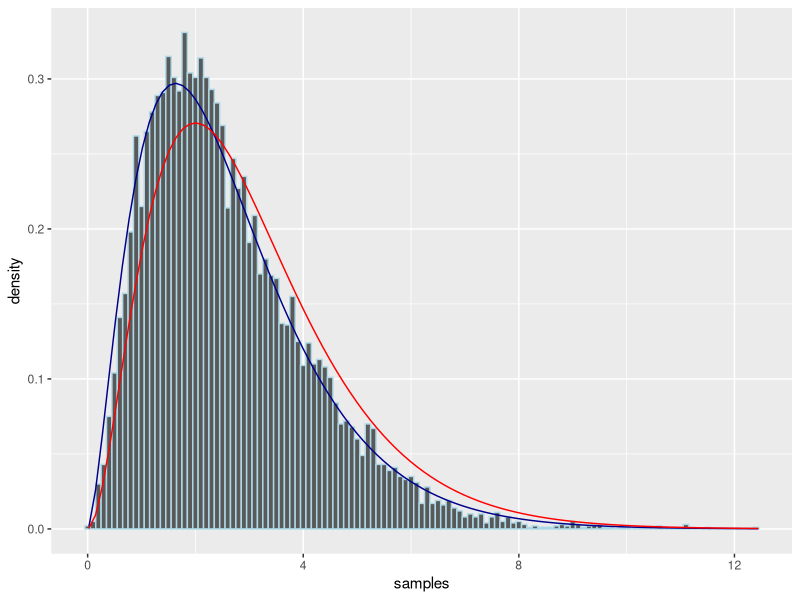

This chart was generated by the following R code:
library(ggplot2)

get_M <- function (alpha, a, b) {
  m = b**(-a) * (  (alpha-a)/( (1-b) * exp(1) )  )**(alpha-a) 
  return (m)
}

target_dist <- function (x, alpha, beta) {
  # target distribution: Gamma(alpha, beta = 1), alpha not integer
  return ( dgamma (x, shape = alpha, rate = beta) )
}

proposed_dist <- function (x, a, b) {
  return ( dgamma(x, shape = a, rate = b) )
}

test <- function(sample, alpha, beta, a, b) {
  # Sample "u" from Unif(0,1)
  u = runif(1)
  ratio = target_dist(sample, alpha, beta) / 
    ( get_M(alpha, a, b) * proposed_dist(sample, a, b) )
  return (isTRUE(u < ratio))
}

generate_samples <- function(alpha = 2.63, n = 10000, beta = 1, floor = FALSE) {
  samples = c()
  # definition
  if (floor)
  {a = floor(alpha) + 10
  }
  else {
    a = ceiling(alpha)
  }

  # b to find best proposal (M minimum with f =< M*g)
  b = a/alpha
  
  its = 0
  while ((length(samples) < n) && (its < 10000)){
    its = its + 1
    # sample from Gamma(a, b)
    sample = rgamma(1, shape = a, rate = b)
    # if sample passes the test, add it to samples
    if ( isTRUE( test(sample, alpha, beta, a, b) ) ){
      samples = c(samples, sample)
    }
  }
  print (n/its)
  return (data.frame(samples))
}


# Testing
# Beta needs to be 1
N = 10000
ALPHA = 2.63
BETA = 1


gamma_samples = generate_samples(alpha = ALPHA, beta = BETA, n = N)
gg = ggplot(data = gamma_samples, aes(x = samples))+
  geom_histogram(binwidth = 0.1, aes(y = ..density..), color = "lightblue") +
  stat_function(fun = dgamma, args = list (shape = ALPHA, rate = BETA), color = "darkblue") +
  stat_function(fun = dgamma, args = list (shape = 3, rate = BETA), color = "red")

gg

